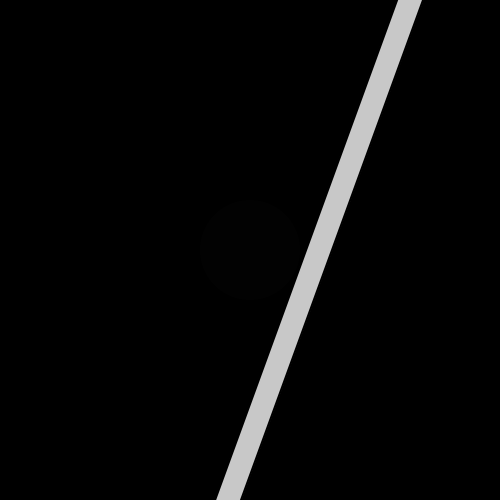
Frame 1 (no input)
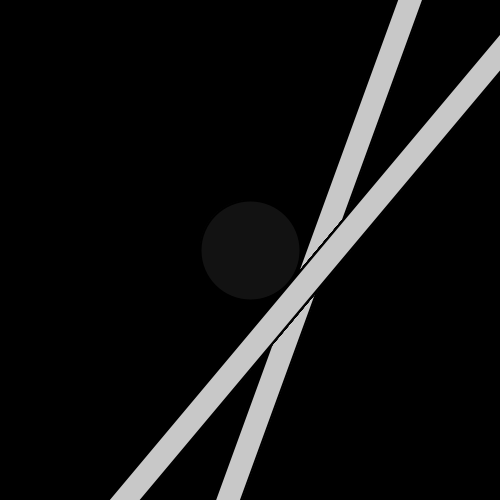
Frame 60 (the mouse pressed at the canvas centre just before this capture)
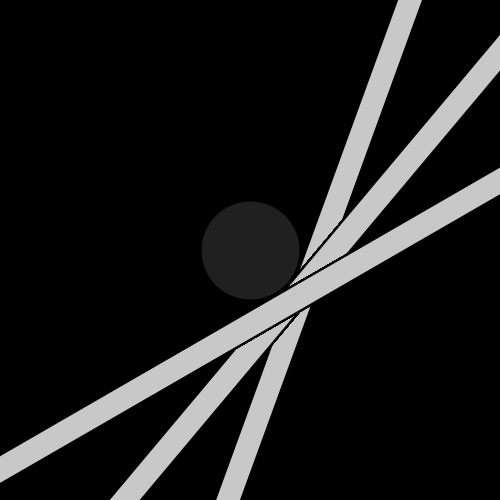
Frame 120 (the mouse held since frame 60 and released just before this capture)

The Processing sketch that drew these frames (run headless with seeded random() and noise(); from frame 60 on, the mouse is pressed at the canvas centre):

// Processing sketch: processing_168409
// ── processing_168409.pde

void setup()
{
  size(500,500);
  background(0);
  ellipseMode(CENTER);
  rectMode(CENTER);
  fill(255);
  noStroke();
}

void draw()
{
   //background(0);
  
  //Ellipse in Center
  fill(millis()/75.0);
  ellipse(250,250,100,100);
  
  //Rotating Rectangle
  fill(200);
  translate(250,250);
  rotate(radians(second()*20.0));
  stroke(0);
  strokeWeight(2);
  rect(65,250,25,1500);
}
